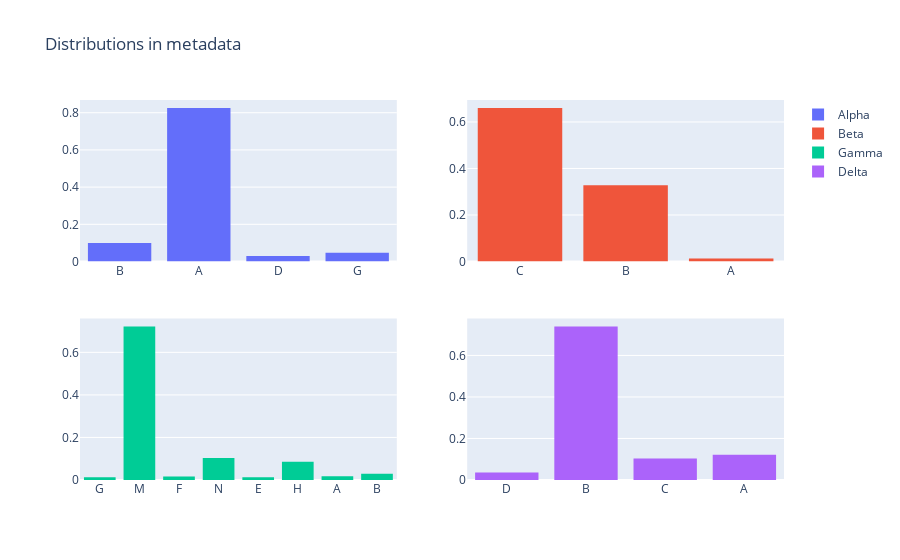

Source (notebook cell):
### Markdown cell above
## Exploring metadata

### Code cell
fig = make_subplots(rows=2, cols=2)

fig.add_trace(go.Histogram(x=metadata["Alpha"], histnorm='probability density',
                           name="Alpha"), row=1, col=1)
fig.add_trace(go.Histogram(x=metadata["Beta"], histnorm='probability density',
                           name="Beta"), row=1, col=2)
fig.add_trace(go.Histogram(x=metadata["Gamma"], histnorm='probability density',
                           name="Gamma"), row=2, col=1)
fig.add_trace(go.Histogram(x=metadata["Delta"], histnorm='probability density',
                           name="Delta"), row=2, col=2)

fig.update_layout(title_text="Distributions in metadata")


fig.show()

### Figure 1 — Plotly figure (JSON) as saved in the notebook; plotly's stock layout.template omitted (floating-point values rounded to 4 significant figures; data arrays with more than 128 entries replaced by an {"elided": "..."} marker saying what was removed)
{"data": [{"histnorm": "probability density", "name": "Alpha", "type": "histogram", "x": {"elided": "617 str values"}, "xaxis": "x", "yaxis": "y"}, {"histnorm": "probability density", "name": "Beta", "type": "histogram", "x": {"elided": "617 str values"}, "xaxis": "x2", "yaxis": "y2"}, {"histnorm": "probability density", "name": "Gamma", "type": "histogram", "x": {"elided": "617 str values"}, "xaxis": "x3", "yaxis": "y3"}, {"histnorm": "probability density", "name": "Delta", "type": "histogram", "x": {"elided": "617 str values"}, "xaxis": "x4", "yaxis": "y4"}], "layout": {"title": {"text": "Distributions in metadata"}, "xaxis": {"anchor": "y", "domain": [0, 0.45]}, "xaxis2": {"anchor": "y2", "domain": [0.55, 1]}, "xaxis3": {"anchor": "y3", "domain": [0, 0.45]}, "xaxis4": {"anchor": "y4", "domain": [0.55, 1]}, "yaxis": {"anchor": "x", "domain": [0.575, 1]}, "yaxis2": {"anchor": "x2", "domain": [0.575, 1]}, "yaxis3": {"anchor": "x3", "domain": [0, 0.425]}, "yaxis4": {"anchor": "x4", "domain": [0, 0.425]}}}
